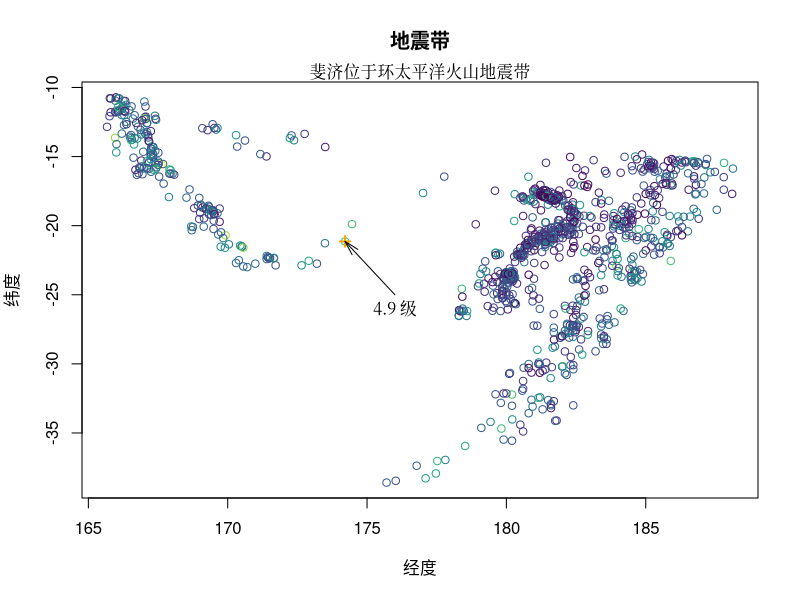

Write R code to recreate this figure.
## ---- chunk 1
#| quakes,
#| echo = FALSE,
#| fig.align='center',
#| fig.showtext=TRUE,
#| fig.width = 5, fig.height = 5,
#| out.width="75%",
#| fig.caption = "斐济是一个太平洋上的岛国",
#| fig.alt = "太平洋地震带"

colorize_numeric <- function(x) {
  n <- 9 # 设置颜色梯度数目
  scales::col_numeric(palette = "viridis", domain = range(x))(x)
}
quakes <- transform(quakes, color = colorize_numeric(mag))
# 绘图
plot(data = quakes, lat ~ long, col = color, ann = FALSE, family = "sans")
title(xlab = "经度", ylab = "纬度", main = "地震带", family = "Noto Sans CJK SC")
text(x = 176, y = -25, labels = "4.9 级", pos = 1, family = "Noto Serif CJK SC")
points(x = 174.21, y = -21.14, pch = 3, lwd = 2, cex = 1, col = "Orange")
arrows(
  x0 = 176, y0 = -25, x1 = 174.21, y1 = -21.14,
  length = 0.15, angle = 15
)
mtext(text = "斐济位于环太平洋火山地震带", side = 3, family = "Noto Serif CJK SC")
## ---- chunk 2
# automatically create a bib database for R packages
knitr::write_bib(c(
  .packages(), 'bookdown', 'knitr', 'rmarkdown'
), 'packages.bib')
